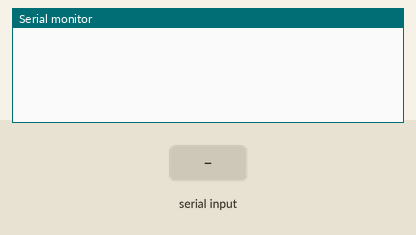
Recording of a sketch running on a simulated Arduino Uno, built with avr-gcc and run on an emulated ATmega328P. Parts: the last lines printed to the serial monitor. The test bench sets the inputs (shaded band).

Above: at 1.2 s.
1.3 s: "1,1\n" received over Serial
At 2.2 s:
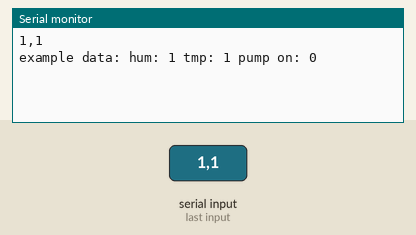
2.8 s: "1\n" received over Serial
At 3.2 s:
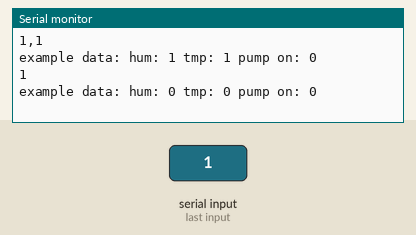
4.3 s: "90,45,200\n" received over Serial
At 4.9 s:
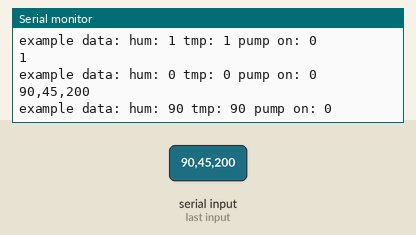
5.8 s: "90,45,200,10\n" received over Serial
At 6.3 s:
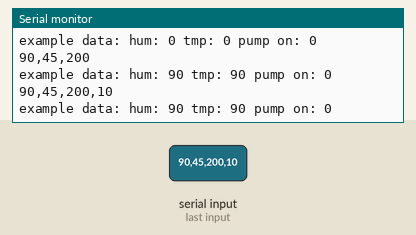
7.3 s: "90,45,200,10,150,30\n" received over Serial
At 8.0 s:
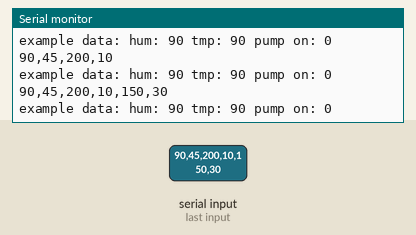
Timing chart, 0 to 9.8 s (numbered marks = the images above; inputs shaded):
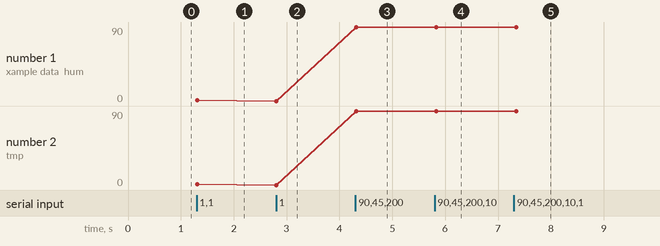

The sketch:

nodemcu_string_serial_test.ino
```cpp
#define BUFFER_SIZE 64

char buffer[BUFFER_SIZE];
int bufferIndex = 0;

struct Data{
  int tmp = 0;
  int hum = 0;
  int dst = 0;
  int wet = 0;
  int lgh = 0;
  int co2 = 0;
  bool pmp = false;
  } data;

void setup() {
  Serial.begin(9600);
}
//STA\rhum,tmp,wet,lgh,dst,co2,pmp\r045,022,8264,1000,1000,0485,0\n

struct Data parseData(String payload, Data data) {
  int commaIndex;

  // Extract humidity value
  commaIndex = payload.indexOf(",");
  if (commaIndex != -1) {
    String humStr = payload.substring(0, commaIndex);
    payload.remove(0, commaIndex + 1);
    data.hum = humStr.toInt();
  }

  // Extract temperature value
  commaIndex = payload.indexOf(",");
  if (commaIndex != -1) {
    String tmpStr = payload.substring(0, commaIndex);
    payload.remove(0, commaIndex + 1);
    data.tmp = tmpStr.toInt();
  }

  // Extract wetness value
  commaIndex = payload.indexOf(",");
  if (commaIndex != -1) {
    String wetStr = payload.substring(0, commaIndex);
    payload.remove(0, commaIndex + 1);
    data.wet = wetStr.toInt();
  }

  // Extract light value
  commaIndex = payload.indexOf(",");
  if (commaIndex != -1) {
    String lghStr = payload.substring(0, commaIndex);
    payload.remove(0, commaIndex + 1);
    data.lgh = lghStr.toInt();
  }

  // Extract distance value
  commaIndex = payload.indexOf(",");
  if (commaIndex != -1) {
    String dstStr = payload.substring(0, commaIndex);
    payload.remove(0, commaIndex + 1);
    data.dst = dstStr.toInt();
  }

  // Extract CO2 value
  commaIndex = payload.indexOf(",");
  if (commaIndex != -1) {
    String co2Str = payload.substring(0, commaIndex);
    payload.remove(0, commaIndex + 1);
    data.co2 = co2Str.toInt();
  }

  // Extract pump value
  commaIndex = payload.indexOf("\r");
  if (commaIndex != -1) {
    String pmpStr = payload.substring(0, commaIndex);
    payload.remove(0, commaIndex + 1);
    data.pmp = (pmpStr == "1");
  }

  return data;
}


void loop() {
  bool finished_reading = false;
  while (!finished_reading){
    if (Serial.available() > 0) {
      char incomingByte = Serial.read();

      if (incomingByte == '\n') {
        // Null-terminate the buffer
        buffer[bufferIndex] = '\0';

        // Print the received string
        Serial.println(buffer);

        // Reset the buffer index
        bufferIndex = 0;
        finished_reading = true;
      } else {
        // Add the incoming byte to the buffer
        buffer[bufferIndex++] = incomingByte;

        // Check for buffer overflow
        if (bufferIndex >= BUFFER_SIZE) {
          Serial.println("Buffer overflow!");
          bufferIndex = 0;
          finished_reading = true;
        }
      }
    }
  }
  String str_buffer(buffer);
  data = Data();
  data = parseData(str_buffer, data);

  Serial.print("example data: hum: ");
  Serial.print(data.hum);
  Serial.print(" tmp: ");
  Serial.print(data.hum);
  Serial.print(" pump on: ");
  Serial.println(data.pmp);

}
```

Measured:
- after the input at 1.3 s, the serial monitor: prints a new line at once (image 1)
- after the input at 2.8 s, the serial monitor: prints a new line at once (image 2)
- after the input at 4.3 s, the serial monitor: prints a new line at once (image 3)
- after the input at 5.8 s, the serial monitor: prints a new line at once (image 4)
- after the input at 7.3 s, the serial monitor: prints a new line at once (image 5)
- plotted number 1: 0 → 90 after the input at 4.3 s
- plotted number 2: 0 → 90 after the input at 4.3 s
